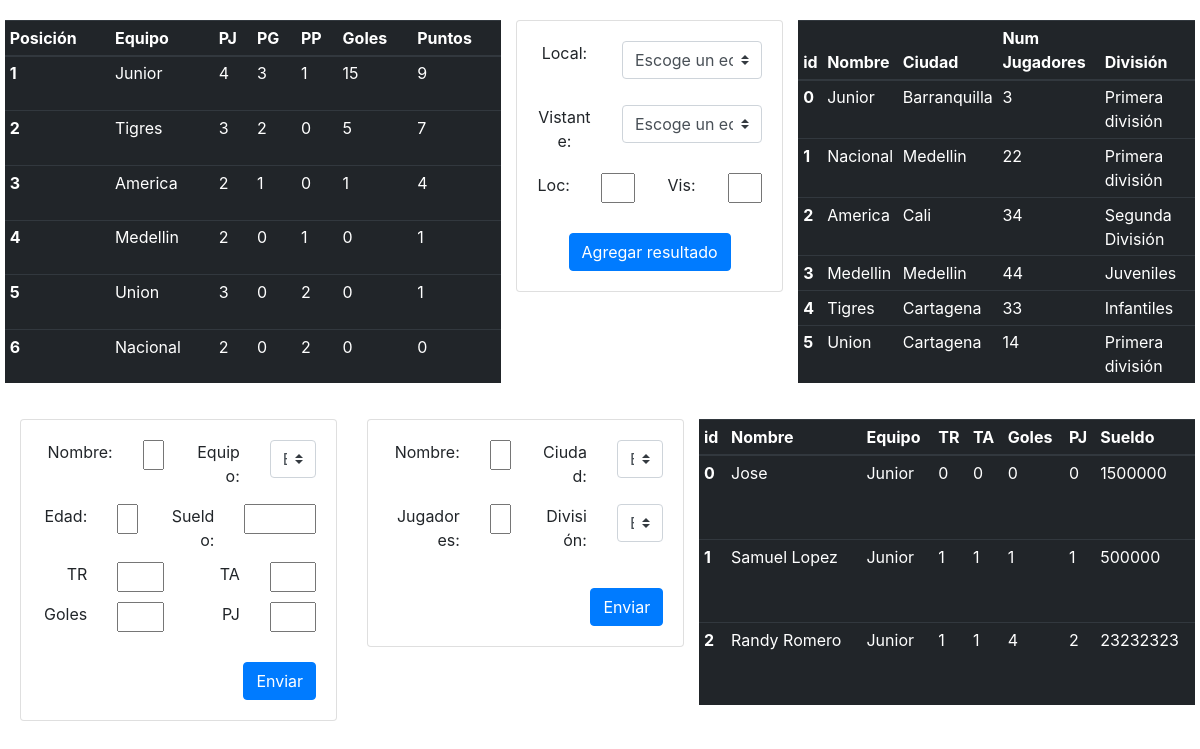
The page / on the database its author committed.
### models.py (models this page shows)
class Equipo(db.Model):
    __tablename__ = 'equipo'
    id = db.Column(db.Integer, primary_key=True)
    nombre = db.Column(db.String(50), nullable=False)
    num_jugadores = db.Column(db.Integer, nullable=False)
    ciudad = db.Column(db.Integer, db.ForeignKey('ciudad.id'))
    division = db.Column(db.Integer, db.ForeignKey('division.id'))

class Ciudad(db.Model):
    __tablename__ = 'ciudad'
    id = db.Column(db.Integer, primary_key=True)
    nombre = db.Column(db.String(50), nullable=False)

class Division(db.Model):
    __tablename__ = 'division'
    id = db.Column(db.Integer, primary_key=True)
    nombre = db.Column(db.String(50), nullable=False)

class Jugador(db.Model):
    __tablename__ = 'jugador'
    id = db.Column(db.Integer, primary_key=True)
    nombre = db.Column(db.String(50), nullable=False)
    edad = db.Column(db.Integer, nullable=False)
    sueldo = db.Column(db.BigInteger, nullable=False)
    tr = db.Column(db.Integer, nullable=False)
    ta = db.Column(db.Integer, nullable=False)
    goles = db.Column(db.Integer, nullable=False)
    pj = db.Column(db.Integer, nullable=False)
    id_equipo = db.Column(db.Integer, db.ForeignKey('equipo.id'))

### main.py (the view, shortened to what this page needs)
@m.route('/', methods=['POST', 'GET'])
def index():
    partidos1 = Partido.query.all()
    equipos1 = Equipo.query.all()
    puntoEquipo = []
    for e in equipos1:
        pj = 0
        pg = 0
        pp = 0
        pe = 0
        goles= 0
        for i in partidos1:
            if i.equipo_local == e.id:
                pj += 1
                if i.goles_local > i.goles_visitante:
                    pg += 1
                    goles += i.goles_local
                elif i.goles_local < i.goles_visitante:
                    pp += 1
                else:
                    pe +=1
            elif i.equipo_visitante == e.id:
                pj += 1
                if i.goles_local > i.goles_visitante:
                    pp += 1
                elif i.goles_local < i.goles_visitante:
                    pg += 1
                    goles += i.goles_local
                else:
                    pe +=1
        puntoEquipo.append({"nombre": e.nombre, "pj": pj,
                           "pg": pg, "pp": pp, "goles":goles,"puntos": 3*pg + pe})
    puntoEquipo = sorted(puntoEquipo, key=lambda x: x["puntos"], reverse=True)
    jugadores1 = Jugador.query.all()
    equipos = []
    jugadores = []
    for e in equipos1:
        equipos.append({"id": e.id, "nombre": e.nombre, "num_jugadores": e.num_jugadores,
                        "ciudad": Ciudad.query.filter(Ciudad.id == e.ciudad).one().nombre,
                        "division": Division.query.filter(Division.id == e.division).one().nombre})
    for e in jugadores1:
        jugadores.append({"id": e.id, "nombre": e.nombre,
                          "equipo": Equipo.query.filter(Equipo.id == e.id_equipo).one().nombre,
                          "edad": e.edad, "sueldo": e.sueldo, "tr": e.tr, "ta": e.ta,
                          "goles": e.goles, "pj": e.pj})
    ciudades = Ciudad.query.all()
    divisiones = Division.query.all()
    return render_template('index.html', puntoEquipo=puntoEquipo, divisiones=divisiones, ciudades=ciudades, equipos=equipos, jugadores=jugadores)

### templates/index.html (shortened to what this page needs)
<!DOCTYPE html>
<html lang="en">
<head>
    <link rel="stylesheet" href="https://cdn.jsdelivr.net/npm/bootstrap@4.0.0/dist/css/bootstrap.min.css"
>
</head>
<body>
    <div style="padding: 20px;">
        <div class="row">
            <table class="table table-sm table-hover table-dark col-5">
                <thead>
                    <tr>
                        <th scope="col">Posición</th>
                        <th scope="col">Equipo</th>
                        <th scope="col">PJ</th>
                        <th scope="col">PG</th>
                        <th scope="col">PP</th>
                        <th scope="col">Goles</th>
                        <th scope="col">Puntos</th>
                    </tr>
                </thead>
                <tbody>
                    {% for p in puntoEquipo %}
                    <tr>
                        <th scope="row">{{loop.index}}</th>
                        <td>{{p.nombre}}</td>
                        <td>{{p.pj}}</td>
                        <td>{{p.pg}}</td>
                        <td>{{p.pp}}</td>
                        <td>{{p.goles}}</td>
                        <td>{{p.puntos}}</td>
                    </tr>
                    {% endfor %}
                </tbody>
            </table>
            <div class="col">
                <form method="POST" action="">
                    <div class="card text-center">
                        <div class="card-body">
                            <div class="row">
                                <div class="col-4">
                                    <p class="card-text">Local:</p>
                                </div>
                                <div class="col-8">
                                    <div class="input-group mb-3">
                                        <select class="custom-select" name="e-loc" required>
                                            <option value="">Escoge un equipo</option>
                                        </select>
                                    </div>
                                </div>
                            </div>
                            <div class="row" style="margin-top: 10px;">
                                <div class="col-4">
                                    <p class="card-text">Vistante:</p>
                                </div>
                                <div class="col-8">
                                    <select class="custom-select" name="e-vis" required>
                                        <option value="">Escoge un equipo</option>
                                    </select>
                                </div>
                            </div>
                            <div class="row" style="margin-top: 20px;">
                                <div class="col-3">
                                    <p class="card-text">Loc:</p>
                                </div>
                                <div class="col-3">
                                    <input type="number" name="loc" style="display: inline-block; width: 100%;"
                                        required>
                                </div>
                                <div class="col-3">
                                    <p class="card-text">Vis:</p>
                                </div>
                                <div class="col-3">
                                    <input type="number" name="vis" style="display: inline-block; width: 100%;"
                                        required>
                                </div>
                            </div>
                            <input style="margin-top: 30px;" type="submit" class="btn btn-primary"
                                value="Agregar resultado">
                        </div>
                    </div>
                </form>
            </div>
            <table class="table table-sm table-hover table-dark col-4">
                <thead>
                    <tr>
                        <th scope="col">id</th>
                        <th scope="col">Nombre</th>
                        <th scope="col">Ciudad</th>
                        <th scope="col">Num Jugadores</th>
                        <th scope="col">División</th>
                    </tr>
                </thead>
                <tbody>
                    {% for equipo in equipos %}
                    <tr>
                        <th scope="row">{{equipo.id}}</th>
                        <td>{{equipo.nombre}}</td>
                        <td>{{equipo.ciudad}}</td>
                        <td>{{equipo.num_jugadores}}</td>
                        <td>{{equipo.division}}</td>
                    </tr>
                    {% endfor %}
                </tbody>
            </table>
        </div>
        <div class="row" style="margin-top: 20px;">
            <div class="col">
                <form method="POST" action="">
                    <div class="card text-right">
                        <div class="card-body">
                            <div class="row">
                                <div class="col-4">
                                    <p class="card-text">Nombre:</p>
                                </div>
                                <div class="col-2">
                                    <input type="text" name="nombre" style="display: inline-block; width: 100%;"
                                        required>
                                </div>
                                <div class="col-3">
                                    <p class="card-text">Equipo:</p>
                                </div>
                                <div class="col">
                                    <div class="input-group mb-3">
                                        <select class="custom-select" name="equipo" required>
                                            <option value="">Escoge un equipo</option>
                                        </select>
                                    </div>
                                </div>
                            </div>
                            <div class="row" style="margin-top: 10px;">
                                <div class="col-3">
                                    <p class="card-text">Edad:</p>
                                </div>
                                <div class="col-2">
                                    <input type="number" name="edad" style="display: inline-block; width: 100%;"
                                        required>
                                </div>
                                <div class="col-3">
                                    <p class="card-text">Sueldo:</p>
                                </div>
                                <div class="col">
                                    <input type="number" name="sueldo" style="display: inline-block; width: 100%;"
                                        required>
                                </div>
                            </div>
                            <div class="row" style="margin-top: 10px;">
                                <div class="col-3">
                                    <p class="card-text">TR</p>
                                </div>
                                <div class="col-3">
                                    <input type="number" name="tr" style="display: inline-block; width: 100%;" required>
                                </div>
                                <div class="col-3">
                                    <p class="card-text">TA</p>
                                </div>
                                <div class="col-3">
                                    <input type="number" name="ta" style="display: inline-block; width: 100%;" required>
                                </div>
                            </div>
                            <div class="row" style="margin-top: 10px;">
                                <div class="col-3">
                                    <p class="card-text">Goles</p>
                                </div>
                                <div class="col-3">
                                    <input type="number" name="goles" style="display: inline-block; width: 100%;"
                                        required>
                                </div>
                                <div class="col-3">
                                    <p class="card-text">PJ</p>
                                </div>
                                <div class="col-3">
                                    <input type="number" name="pj" style="display: inline-block; width: 100%;" required>
                                </div>
                            </div>
                            <input style="margin-top: 30px;" type="submit" class="btn btn-primary" value="Enviar">
                        </div>
                    </div>
                </form>
            </div>
            <div class="col">
                <form method="POST" action="">
                    <div class="card text-right" style="height: 90%;">
                        <div class="card-body">
                            <div class="row">
                                <div class="col-4">
                                    <p class="card-text">Nombre:</p>
                                </div>
                                <div class="col-2">
                                    <input type="text" name="nombre" style="display: inline-block; width: 100%;"
                                        required>
                                </div>
                                <div class="col-3">
                                    <p class="card-text">Ciudad:</p>
                                </div>
                                <div class="col">
                                    <div class="input-group mb-3">
                                        <select class="custom-select" name="ciudad" required>
                                            <option value="">Escoge una ciudad</option>
                                        </select>
                                    </div>
                                </div>
                            </div>
                            <div class="row" style="margin-top: 10px;">
                                <div class="col-4">
                                    <p class="card-text">Jugadores:</p>
                                </div>
                                <div class="col-2">
                                    <input type="number" name="num_jugadores"
                                        style="display: inline-block; width: 100%;" required>
                                </div>
                                <div class="col-3">
                                    <p class="card-text">División:</p>
                                </div>
                                <div class="col">
                                    <div class="input-group mb-3">
                                        <select class="custom-select" name="division" required>
                                            <option value="">Escoge una división</option>
                                        </select>
                                    </div>
                                </div>
                            </div>
                            <input style="margin-top: 30px;" type="submit" class="btn btn-primary" value="Enviar">
                        </div>
                    </div>
                </form>
            </div>
            <table class="table table-sm table-hover table-dark col-5">
                <thead>
                    <tr>
                        <th scope="col">id</th>
                        <th scope="col">Nombre</th>
                        <th scope="col">Equipo</th>
                        <th scope="col">TR</th>
                        <th scope="col">TA</th>
                        <th scope="col">Goles</th>
                        <th scope="col">PJ</th>
                        <th scope="col">Sueldo</th>
                    </tr>
                </thead>
                <tbody>
                    {% for jugador in jugadores %}
                    <tr>
                        <th scope="row">{{jugador.id}}</th>
                        <td>{{jugador.nombre}}</td>
                        <td>{{jugador.equipo}}</td>
                        <td>{{jugador.tr}}</td>
                        <td>{{jugador.ta}}</td>
                        <td>{{jugador.goles}}</td>
                        <td>{{jugador.pj}}</td>
                        <td>{{jugador.sueldo}}</td>
                    </tr>
                    {% endfor %}
                </tbody>
            </table>
        </div>
    </div>
</body>
</html>

### rows shown on the page
Equipo: nombre "Junior", pj "4", pg "3", pp "1", goles "15", puntos "9", nombre "Junior", equipo "Junior" "Junior" "Junior"
Equipo: nombre "Tigres", pj "3", pg "2", pp "0", goles "5", puntos "7", nombre "Tigres"
Equipo: nombre "America", pj "2", pg "1", pp "0", goles "1", puntos "4", nombre "America"
Equipo: nombre "Medellin", pj "2", pg "0", pp "1", goles "0", puntos "1", nombre "Medellin"
Equipo: nombre "Union", pj "3", pg "0", pp "2", goles "0", puntos "1", nombre "Union"
Equipo: nombre "Nacional", pj "2", pg "0", pp "2", goles "0", puntos "0", nombre "Nacional"
Ciudad: ciudad "Barranquilla"
Division: division "Primera división" "Primera división" "Primera división"
Ciudad: ciudad "Medellin" "Medellin"
Ciudad: ciudad "Cali"
Division: division "Segunda División"
Division: division "Juveniles"
Ciudad: ciudad "Cartagena" "Cartagena"
Division: division "Infantiles"
Jugador: nombre "Jose", sueldo "1500000"
Jugador: nombre "Samuel Lopez", sueldo "500000"
Jugador: nombre "Randy Romero", sueldo "23232323"

### other values the page prints
{{ equipo.id }} "0" "1" "2" "3" "4" "5"
{{ equipo.num_jugadores }} "3" "22" "34" "44" "33" "14"
{{ jugador.id }} "0" "1" "2"
{{ jugador.tr }} "0" "1" "1"
{{ jugador.ta }} "0" "1" "1"
{{ jugador.goles }} "0" "1" "4"
{{ jugador.pj }} "0" "1" "2"
